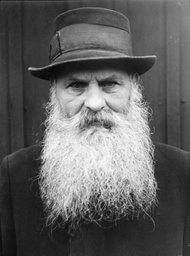
#> input picture 12505287_Exercise1/mv_exp/image/beardman.jpg, 190 x 256 px, shrunk from 758 x 1024 before the run
$ python exp2_thresholds.py   (older library calls are emulated)
#> lines starting #> are read from the running program, lines starting #| are printed output that depends on the picture; after the words box and inside, x2 and y2 are one past the last pixel; in counts of white or black regions, pixels touching at a corner belong together
#> further down, img_gray is the input picture: shape (256, 190); min 6, max 253, mean 97.3
### 12505287_Exercise1/mv_exp/blur_gauss.py
#!/usr/bin/env python
# -*- coding: utf-8 -*-

""" Blur the input image with Gaussian filter kernel

Author: Roberto Sonzini Gobbi
MatrNr: 12505287

sources: https://chatgpt.com/share/68ea70ca-d5b0-800e-b98f-9f86c3b3b1a0 (for plots)
"""

import cv2
import numpy as np
from math import ceil

import matplotlib.pyplot as plt
from mpl_toolkits.mplot3d import Axes3D

from helper_functions import *

# [17 lines left out: function plot_kernel, not called in this run]


def blur_gauss(img: np.array, sigma: float) -> np.array:
    """ Blur the input image with a Gaussian filter with standard deviation of sigma.

    :param img: Grayscale input image
    :type img: np.array with shape (height, width) with dtype = np.float32 and values in the range [0., 1.]

    :param sigma: The standard deviation of the Gaussian kernel
    :type sigma: float

    :return: Blurred image
    :rtype: np.array with shape (height, width) with dtype = np.float32 and values in the range [0.,1.]
    """
#> called with sigma = 3
    ######################################################

    kernel_width = 2 * ceil(3 * sigma) + 1
    xx, yy, kernel = gaussian_kernel(kernel_width, sigma)

    # plot_kernel(xx, yy, kernel, sigma)

    img_blur = cv2.filter2D(img, ddepth=-1, kernel=kernel)

    ######################################################
    return img_blur

def gaussian_kernel(size, sigma):
    # I define an equally spaced array.
    ax = np.linspace(-(size // 2), size // 2, size)
    # I create 2 matrices from the axes to get, in combination, the set of coordinates to build a kernel matrix from a coninuous function.
    xx, yy = np.meshgrid(ax, ax)
    # I compute the kernel matrix using the gaussian mathematical expression.
    kernel = np.exp(-(xx**2 + yy**2) / (2. * sigma**2)) / (sigma * np.sqrt((2. * np.pi)))
    return xx, yy, kernel / np.sum(kernel)

### 12505287_Exercise1/mv_exp/sobel.py
#!/usr/bin/env python
# -*- coding: utf-8 -*-

""" Edge detection with the Sobel filter

Author: Roberto Sonzini Gobbi
MatrNr: 12505287
"""

import cv2
import numpy as np


def sobel(img: np.array) -> (np.array, np.array):
    """ Apply the Sobel filter to the input image and return the gradient and the orientation.

    :param img: Grayscale input image
    :type img: np.array with shape (height, width) with dtype = np.float32 and values in the range [0., 1.]
    :return: (gradient, orientation): gradient: the normalized edge strength of the image in range [0.,1.],
                                      orientation: angle of gradient in range [-np.pi, np.pi]
    :rtype: (np.array, np.array)
    """
    ######################################################

    sobel_x = np.array([[-1, 0, 1],
                    [-2, 0, 2],
                    [-1, 0, 1]], dtype=np.float32)

    sobel_y = np.array([[-1, -2, -1],
                    [ 0,  0,  0],
                    [ 1,  2,  1]], dtype=np.float32)

    gradient_x = cv2.filter2D(img, ddepth=-1, kernel=sobel_x)
    gradient_y = cv2.filter2D(img, ddepth=-1, kernel=sobel_y)
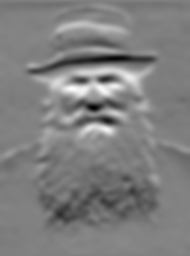
#> gradient_y: shape (256, 190) float32; min -0.488, max 0.478, mean -0.00517; drawn with min black and max white

    gradient = np.sqrt(gradient_x**2 + gradient_y**2)
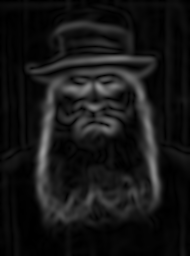
#> gradient: shape (256, 190) float32; min 7.45e-09, max 0.606, mean 0.0871

    G_min = np.min(gradient)
#> G_min = 7.45e-09
    G_max = np.max(gradient)
#> G_max = 0.606

    gradient = (gradient - G_min) / (G_max - G_min  + 1e-8)

    orientation = np.arctan2(gradient_y, gradient_x)
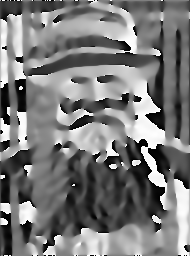
#> orientation: shape (256, 190) float32; min -3.14, max 3.14, mean -0.123; drawn with min black and max white

    gradient = gradient.astype(np.float32)
    orientation = orientation.astype(np.float32)

    ######################################################
    return gradient, orientation

### 12505287_Exercise1/mv_exp/non_max.py
#!/usr/bin/env python
# -*- coding: utf-8 -*-

""" Non-Maxima Suppression

Author: Roberto Sonzini Gobbi
MatrNr: 12505287

-> resources used:
 - https://chatgpt.com/share/68e4e3b4-6c38-800e-82df-b1eed842e54b (to understand the functioning of np.where with indices)
 - https://chatgpt.com/share/68e4e8e6-66d4-800e-b0f2-fca58cb1ced0
 - https://stackoverflow.com/questions/19878280/efficient-way-to-shift-2d-matrices-in-both-directions
"""

import cv2
import numpy as np

def non_max(gradients: np.array, orientations: np.array) -> np.array:
    """ Apply Non-Maxima Suppression and return an edge image.

    Filter out all the values of the gradients array which are not local maxima.
    The orientations are used to check for larger pixel values in the direction of orientation.

    :param gradients: Edge strength of the image in range [0.,1.]
    :type gradients: np.array with shape (height, width) with dtype = np.float32 and values in the range [0., 1.]

    :param orientations: angle of gradient in range [-np.pi, np.pi]
    :type orientations: np.array with shape (height, width) with dtype = np.float32 and values in the range [-pi, pi]

    :return: Non-Maxima suppressed gradients
    :rtype: np.array with shape (height, width) with dtype = np.float32 and values in the range [0., 1.]
    """
    ######################################################
    vertical_mask, horizontal_mask, diag_mask, rev_diag_mask = get_orientations(orientations)

    mask_max = find_if_max(gradients, vertical_mask, horizontal_mask, diag_mask, rev_diag_mask)

    edges = np.zeros(gradients.shape, dtype = np.float32)
    edges[mask_max] = gradients[mask_max]

    ######################################################

    return edges

def get_orientations(orientation):
    orientation_copy = orientation.copy()
    # I convert the orientations radiants in degrees (module 180)
    orientation_deg = np.rad2deg(orientation_copy) % 180
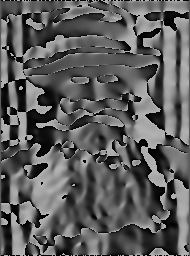
#> orientation_deg: shape (256, 190) float32; min 0, max 180, mean 93.4

    # I observe the orientations as vertical, horizontal and diagonal
    orientation_horizontal = (orientation_deg <= 22.5) | (orientation_deg > 157.5)
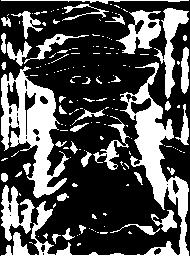
#> orientation_horizontal: shape (256, 190) bool; 32.1% white; 160 white regions (119 under 20 px), largest, box (x1, y1, x2, y2) and area: (1, 62, 189, 256) 4667, (1, 66, 69, 198) 3828, (154, 8, 189, 99) 993
    orientation_diag = (orientation_deg > 22.5) & (orientation_deg <= 67.5)
#> orientation_diag: shape (256, 190) bool; 20.6% white; 193 white regions (132 under 20 px), largest, box (x1, y1, x2, y2) and area: (84, 164, 179, 255) 1731, (33, 8, 103, 46) 856, (123, 164, 166, 219) 524
    orientation_vertical = (orientation_deg > 67.5) & (orientation_deg <= 112.5)
#> orientation_vertical: shape (256, 190) bool; 27% white; 146 white regions (104 under 20 px), largest, box (x1, y1, x2, y2) and area: (27, 19, 164, 133) 4660, (64, 116, 154, 236) 3306, (0, 0, 23, 256) 682
    orientation_rev_diag = (orientation_deg > 112.5) & (orientation_deg <= 157.5)
#> orientation_rev_diag: shape (256, 190) bool; 20.2% white; 208 white regions (127 under 20 px), largest, box (x1, y1, x2, y2) and area: (23, 158, 70, 243) 896, (115, 1, 161, 40) 516, (163, 33, 176, 137) 485

    return orientation_vertical, orientation_horizontal, orientation_diag, orientation_rev_diag

def find_if_max(gradient_real, vertical_mask, horizontal_mask, diag_mask, rev_diag_mask):
    gradient = gradient_real.copy()
    neighbor_up = np.roll(gradient, -1, axis=0)
    neighbor_up[-1, :] = 0
#> neighbor_up: shape (256, 190) float32; min 0, max 1, mean 0.144

    neighbor_down = np.roll(gradient, 1, axis=0)
    neighbor_down[0, :] = 0
#> neighbor_down: shape (256, 190) float32; min 0, max 1, mean 0.144

    neighbor_left = np.roll(gradient, -1, axis=1)
    neighbor_left[:, -1] = 0
#> neighbor_left: shape (256, 190) float32; min 0, max 1, mean 0.144

    neighbor_right = np.roll(gradient, 1, axis=1)
    neighbor_right[:, 0] = 0
#> neighbor_right: shape (256, 190) float32; min 0, max 1, mean 0.144

    neighbor_diag1 = np.roll(np.roll(gradient, -1, axis=0), -1, axis=1)
    neighbor_diag1[-1, :] = 0; neighbor_diag1[:, -1] = 0
#> after `neighbor_diag1[-1, :] = 0`: neighbor_diag1: shape (256, 190) float32; min 0, max 1, mean 0.144
#> after `neighbor_diag1[:, -1] = 0`: neighbor_diag1: shape (256, 190) float32; min 0, max 1, mean 0.144

    neighbor_diag2 = np.roll(np.roll(gradient, 1, axis=0), 1, axis=1)
    neighbor_diag2[0, :] = 0
#> neighbor_diag2: shape (256, 190) float32; min 0, max 1, mean 0.144
    neighbor_diag2[:, 0] = 0
#> neighbor_diag2: shape (256, 190) float32; min 0, max 1, mean 0.143

    neighbor_rev1  = np.roll(np.roll(gradient, -1, axis=0), 1, axis=1)
    neighbor_rev1[-1, :] = 0
#> neighbor_rev1: shape (256, 190) float32; min 0, max 1, mean 0.144
    neighbor_rev1[:, 0] = 0
#> neighbor_rev1: shape (256, 190) float32; min 0, max 1, mean 0.143

    neighbor_rev2  = np.roll(np.roll(gradient, 1, axis=0), -1, axis=1)
    neighbor_rev2[0, :] = 0
#> neighbor_rev2: shape (256, 190) float32; min 0, max 1, mean 0.144
    neighbor_rev2[:, -1] = 0
#> neighbor_rev2: shape (256, 190) float32; min 0, max 1, mean 0.144

    mask = np.zeros_like(gradient, dtype=bool)
    mask[vertical_mask & (gradient >= neighbor_up) & (gradient >= neighbor_down)] = True
    mask[horizontal_mask & (gradient >= neighbor_left) & (gradient >= neighbor_right)] = True
    mask[diag_mask & (gradient >= neighbor_diag1) & (gradient >= neighbor_diag2)] = True
    mask[rev_diag_mask & (gradient >= neighbor_rev1) & (gradient >= neighbor_rev2)] = True

    return mask

### 12505287_Exercise1/mv_exp/helper_functions.py
#!/usr/bin/env python
# -*- coding: utf-8 -*-

"""
Machine Vision (376.081)
Exercise 1: Canny Edge Detector
Matthias Hirschmanner 2025
Automation & Control Institute, TU Wien

Tutors: machinevision@acin.tuwien.ac.at
"""

import cv2
import numpy as np
import matplotlib.pyplot as plt


def show_image(img: np.array, title: str, save_image: bool = False, use_matplotlib: bool = False) -> None:
    """ Plot an image with either OpenCV or Matplotlib.

    :param img: :param img: Input image
    :type img: np.array with shape (height, width) or (height, width, channels)

    :param title: The title of the plot which is also used as a filename if save_image is chosen
    :type title: string

    :param save_image: If this is set to True, an image will be saved to disc as title.png
    :type save_image: bool

    :param use_matplotlib: If this is set to True, Matplotlib will be used for plotting, OpenCV otherwise
    :type use_matplotlib: bool
    """

    # First check if img is color or grayscale. Raise an exception on a wrong type.
    if len(img.shape) == 3:
        is_color = True
    elif len(img.shape) == 2:
        is_color = False
    else:
        raise ValueError(
            'The image does not have a valid shape. Expected either (height, width) or (height, width, channels)')

    if img.dtype == np.uint8:
        img = img.astype(np.float32) / 255.

    if use_matplotlib:
        plt.figure()
        plt.title(title)
        if is_color:
            # OpenCV uses BGR order while Matplotlib uses RGB. Reverse the the channels to plot the correct colors
            plt.imshow(img[..., ::-1])
        else:
            plt.imshow(img, cmap='gray')
        plt.xticks([])
        plt.yticks([])
        plt.show()
    else:
        cv2.imshow(title, img)
        cv2.waitKey(0)

    if save_image:
        if is_color:
            png_img = (cv2.cvtColor(img, cv2.COLOR_BGR2BGRA) * 255.).astype(np.uint8)
        else:
            png_img = (cv2.cvtColor(img, cv2.COLOR_GRAY2BGRA)*255.).astype(np.uint8)
        cv2.imwrite(title.replace(" ", "_") + ".png", png_img)


# [92 lines left out: functions plot_row_intensities, plot_kernel, add_gaussian_noise, not called in this run]

### 12505287_Exercise1/mv_exp/exp2_thresholds.py
#!/usr/bin/env python
# -*- coding: utf-8 -*-

"""
Machine Vision (376.081)
Exercise 1: Canny Edge Detector
Matthias Hirschmanner 2025
Automation & Control Institute, TU Wien

Tutors: machinevision@acin.tuwien.ac.at
"""
from pathlib import Path

import cv2
import numpy as np

from blur_gauss import blur_gauss
from helper_functions import *
from hyst_auto import hyst_thresh_auto
from hyst_thresh import hyst_thresh
from non_max import non_max
from sobel import sobel

def hyst_thresh_studio(edges_in: np.array, low: float, high: float) -> np.array:
    """ Apply hysteresis thresholding.

    Apply hysteresis thresholding to return the edges as a binary image. All connected pixels with value > low are
    considered a valid edge if at least one pixel has a value > high.

    :param edges_in: Edge strength of the image in range [0.,1.]
    :type edges_in: np.array with shape (height, width) with dtype = np.float32 and values in the range [0., 1.]

    :param low: Value below all edges are filtered out
    :type low: float in range [0., 1.]

    :param high: Value which a connected element has to contain to not be filtered out
    :type high: float in range [0., 1.]

    :return: Binary edge image
    :rtype: np.array with shape (height, width) with dtype = np.float32 and values either 0 or 1
    """
    ######################################################
    num_edges_low = 0
    num_edges_high = 0

    # I create the mask to have the edges where the value > low
    low_mask = np.where(edges_in > low, 1, 0).astype(np.uint8)

    # To not do many conversions of the matrix edges_in, i can operate direcly on the mask.
    num_edges_low, labels = cv2.connectedComponents(low_mask)

    # for each object we see if the condition is satisfied and if the can mantain the border.
    mask = np.zeros(edges_in.shape).astype(bool)
    for label in np.unique(labels):
        if label != 0:
            label_mask = (labels == label)
            values = edges_in[label_mask]

            if (values > high).any():
                num_edges_high = num_edges_high + 1
                mask = mask | label_mask

    bitwise_img = mask.astype(np.float32)

    ######################################################
    return bitwise_img, num_edges_low, num_edges_high

if __name__ == '__main__':
    images = ['beardman.jpg']

    for img_name in images:
        # Define behavior of the show_image function. You can change these variables if necessary
        save_image = False
        matplotlib_plotting = False

        # Read image. You can change the image you want to process here.
        current_path = Path(__file__).parent
        img_gray = cv2.imread(str(current_path.joinpath("image/" + img_name)), cv2.IMREAD_GRAYSCALE)
        if img_gray is None:
            raise FileNotFoundError("Couldn't load image in " + str(current_path))

        # Before we start working with the image, we convert it from uint8 with range [0,255] to float32 with range [0,1]
        img_gray = img_gray.astype(np.float32) / 255.
        show_image(img_gray, "Original Image", save_image=save_image, use_matplotlib=matplotlib_plotting)

        # 1. Blur Image
        sigma = 3
        img_blur = blur_gauss(img_gray, sigma)

        # 2. Edge Detection
        gradients, orientations = sobel(img_blur)

        # 3. Non-Maxima Suppression
        edges = non_max(gradients, orientations)
#> in non_max, `mask_max = find_if_max(gradients, vertical_mask, horizontal_mask, diag..`: mask_max: shape (256, 190) bool; 10.9% white in thin lines or dots

        # 4. Hysteresis Thresholding
        hyst_method_auto = False
        threshold_test = False

        low_thresh = np.arange(0, 1, 0.1)
        high_thresh = np.arange(0, 1, 0.1)

        Low, High = np.meshgrid(low_thresh, high_thresh)

        num_edges_low_matrix = np.zeros((len(low_thresh), len(high_thresh)))
        num_edges_high_matrix = np.zeros((len(low_thresh), len(high_thresh)))

        for i, low in enumerate(low_thresh):
            for j, high in enumerate(high_thresh):
                if high < low:
                    num_edges_low_matrix[j, i] = np.nan
                    num_edges_high_matrix[j, i] = np.nan
                    continue

                _, num_low, num_high = hyst_thresh_studio(edges, low, high)
                num_edges_low_matrix[j, i] = num_low
                num_edges_high_matrix[j, i] = num_high
#> this loop made 10 passes
#> pass 1, in hyst_thresh_studio, `num_edges_low, labels = cv2.connectedComponents(low_mask)`:
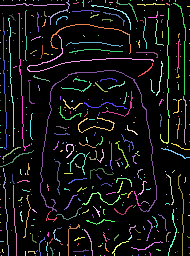
#> labels: shape (256, 190) int32; 393 distinct labels, from 0 to 392; one colour per label, 0 black

        fig = plt.figure(figsize=(10, 7))
        ax = fig.add_subplot(111, projection='3d')
        surf = ax.plot_surface(Low, High, num_edges_high_matrix, cmap='viridis', edgecolor='none')
        ax.set_xlabel('High threshold')
        ax.set_ylabel('Low threshold')
        ax.set_zlabel('Number of edges')
        ax.set_title("Number of detected edges")
        plt.show()
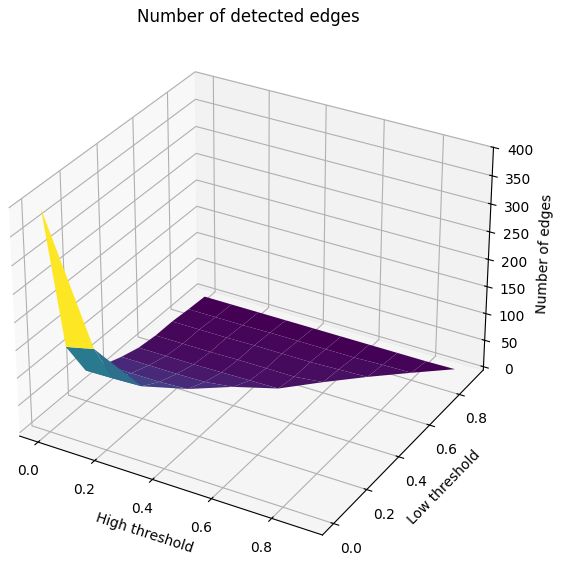
#> figure drawn by matplotlib, 1 panel

    # Destroy all OpenCV windows in case we have any open
    cv2.destroyAllWindows()
